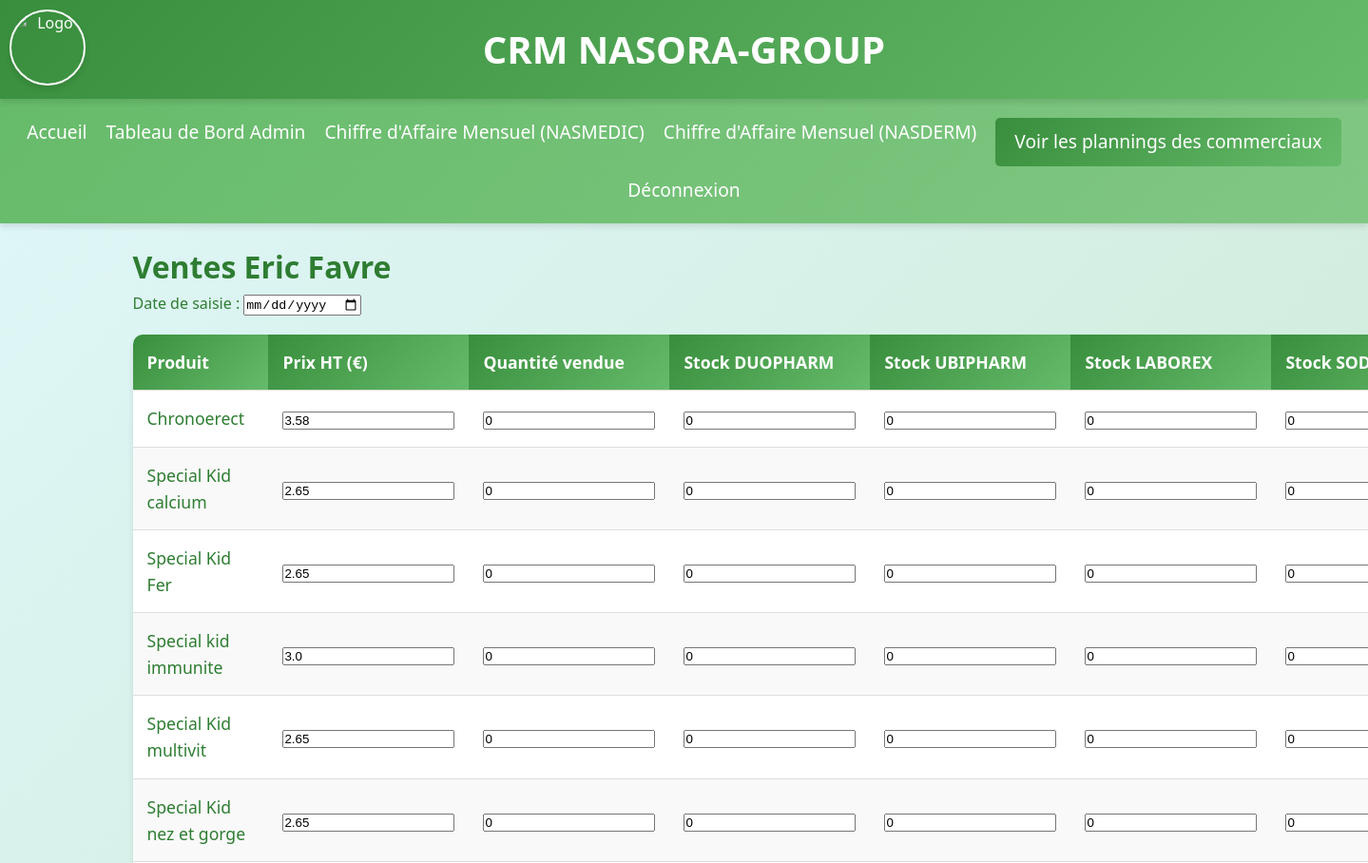
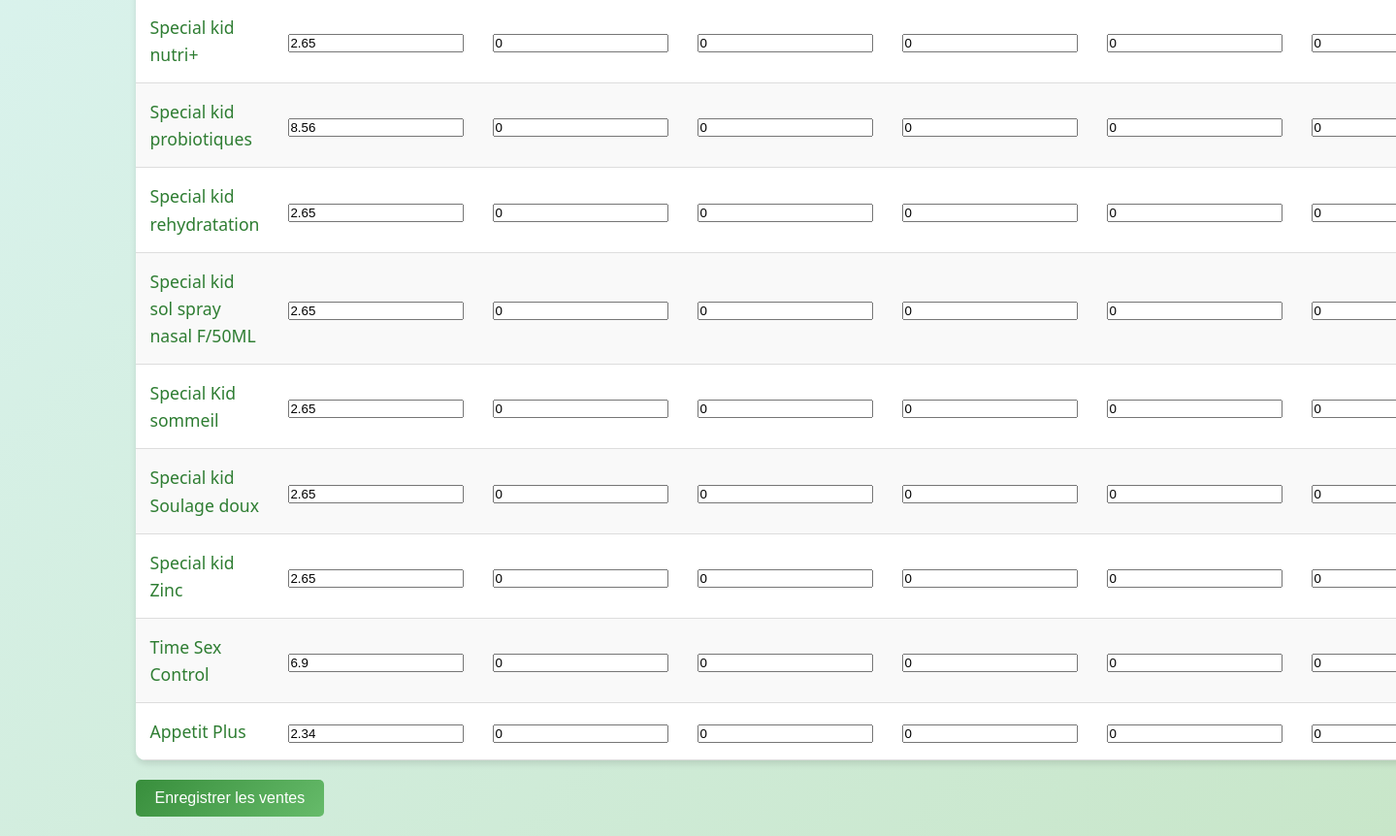
Screenshot of /eric_favre_sales (signed in) with the database file from the repository (2 pictures, top to bottom).
### models.py (models this page shows)
class EricFavreProduct(db.Model):
    id = db.Column(db.Integer, primary_key=True)
    name = db.Column(db.String(100), nullable=False)
    default_price = db.Column(db.Float, nullable=False)
    stock_duopharm = db.Column(db.Integer, default=0, nullable=False)
    stock_ubipharm = db.Column(db.Integer, default=0, nullable=False)
    stock_laborex = db.Column(db.Integer, default=0, nullable=False)
    stock_sodipharm = db.Column(db.Integer, default=0, nullable=False)

### app.py (the view, shortened to what this page needs)
@app.route('/eric_favre_sales', methods=['GET', 'POST'])
@login_required
def eric_favre_sales():
    if current_user.role not in ['admin', 'commercial']:
        flash('Accès non autorisé.', 'error')
        return redirect(url_for('home'))
    products = EricFavreProduct.query.all()
    return render_template('eric_favre_sales.html', products=products)

### app.py (called while the page is built)
@login_manager.user_loader
def load_user(user_id):
    return User.query.get(int(user_id))

### Templates/eric_favre_sales.html (shortened to what this page needs)
{% extends "base.html" %}
{% block content %}
<h1>Ventes Eric Favre</h1>
<form method="POST">
    <div class="form-group">
        <label for="sale_date">Date de saisie :</label>
        <input type="date" id="sale_date" name="sale_date" required>
    </div>
    <table class="responsive-table">
        <thead>
            <tr>
                <th>Produit</th>
                <th>Prix HT (€)</th>
                <th>Quantité vendue</th>
                <th>Stock DUOPHARM</th>
                <th>Stock UBIPHARM</th>
                <th>Stock LABOREX</th>
                <th>Stock SODIPHARM</th>
            </tr>
        </thead>
        <tbody>
            {% for product in products %}
            <tr>
                <td>{{ product.name }}</td>
                <td>
                    <input type="number" name="price_{{ product.id }}" value="{{ product.default_price }}" step="0.01" min="0">
                </td>
                <td>
                    <input type="number" name="quantity_{{ product.id }}" min="0" value="0">
                </td>
                <td>
                    <input type="number" name="stock_duopharm_{{ product.id }}" min="0" value="{{ product.stock_duopharm }}">
                </td>
                <td>
                    <input type="number" name="stock_ubipharm_{{ product.id }}" min="0" value="{{ product.stock_ubipharm }}">
                </td>
                <td>
                    <input type="number" name="stock_laborex_{{ product.id }}" min="0" value="{{ product.stock_laborex }}">
                </td>
                <td>
                    <input type="number" name="stock_sodipharm_{{ product.id }}" min="0" value="{{ product.stock_sodipharm }}">
                </td>
            </tr>
            {% endfor %}
        </tbody>
    </table>
    <button type="submit" class="btn-submit">Enregistrer les ventes</button>
</form>
{% endblock %}

### static/css/styles.css (style rules this page uses)
* { margin: 0; padding: 0; box-sizing: border-box; }
body { font-family: 'Segoe UI', Tahoma, Geneva, Verdana, sans-serif; background: linear-gradient(135deg, #e0f7fa, #c8e6c9); color: #2e7d32; line-height: 1.6; min-height: 100vh; display: flex; flex-direction: column; font-size: 1rem; }
.form-group { margin-bottom: 15px; }
.btn-submit { display: inline-block; background: linear-gradient(135deg, #388e3c, #66bb6a); color: white; padding: 10px 20px; border: none; border-radius: 5px; font-size: 1rem; cursor: pointer; transition: background 0.3s ease, transform 0.3s ease; }
.responsive-table { width: 100%; border-collapse: collapse; margin: 20px 0; animation: fadeIn 1s ease-in-out; background: white; border-radius: 10px; overflow: hidden; box-shadow: 0 4px 6px rgba(0, 0, 0, 0.1); }
.responsive-table th, .responsive-table td { padding: 12px; text-align: left; border-bottom: 1px solid #ddd; }
.responsive-table th { background: linear-gradient(135deg, #388e3c, #66bb6a); color: white; font-weight: bold; }
.responsive-table tr:nth-child(even) { background-color: #f9f9f9; }
@media (min-width: 1025px) { .responsive-table th, .responsive-table td { padding: 15px; font-size: 1.1rem; } }

### rows the page displays
EricFavreProduct: name "Chronoerect", default_price "3.58", stock_duopharm "0", stock_ubipharm "0", stock_laborex "0", stock_sodipharm "0"
EricFavreProduct: name "Special Kid calcium", default_price "2.65", stock_duopharm "0", stock_ubipharm "0", stock_laborex "0", stock_sodipharm "0"
EricFavreProduct: name "Special Kid Fer", default_price "2.65", stock_duopharm "0", stock_ubipharm "0", stock_laborex "0", stock_sodipharm "0"
EricFavreProduct: name "Special kid immunite", default_price "3.0", stock_duopharm "0", stock_ubipharm "0", stock_laborex "0", stock_sodipharm "0"
EricFavreProduct: name "Special Kid multivit", default_price "2.65", stock_duopharm "0", stock_ubipharm "0", stock_laborex "0", stock_sodipharm "0"
EricFavreProduct: name "Special Kid nez et gorge", default_price "2.65", stock_duopharm "0", stock_ubipharm "0", stock_laborex "0", stock_sodipharm "0"
EricFavreProduct: name "Special kid nutri+", default_price "2.65", stock_duopharm "0", stock_ubipharm "0", stock_laborex "0", stock_sodipharm "0"
EricFavreProduct: name "Special kid probiotiques", default_price "8.56", stock_duopharm "0", stock_ubipharm "0", stock_laborex "0", stock_sodipharm "0"
EricFavreProduct: name "Special kid rehydratation", default_price "2.65", stock_duopharm "0", stock_ubipharm "0", stock_laborex "0", stock_sodipharm "0"
EricFavreProduct: name "Special kid sol spray nasal F/50ML", default_price "2.65", stock_duopharm "0", stock_ubipharm "0", stock_laborex "0", stock_sodipharm "0"
EricFavreProduct: name "Special Kid sommeil", default_price "2.65", stock_duopharm "0", stock_ubipharm "0", stock_laborex "0", stock_sodipharm "0"
EricFavreProduct: name "Special kid Soulage doux", default_price "2.65", stock_duopharm "0", stock_ubipharm "0", stock_laborex "0", stock_sodipharm "0"
EricFavreProduct: name "Special kid Zinc", default_price "2.65", stock_duopharm "0", stock_ubipharm "0", stock_laborex "0", stock_sodipharm "0"
EricFavreProduct: name "Time Sex Control", default_price "6.9", stock_duopharm "0", stock_ubipharm "0", stock_laborex "0", stock_sodipharm "0"
EricFavreProduct: name "Appetit Plus", default_price "2.34", stock_duopharm "0", stock_ubipharm "0", stock_laborex "0", stock_sodipharm "0"
